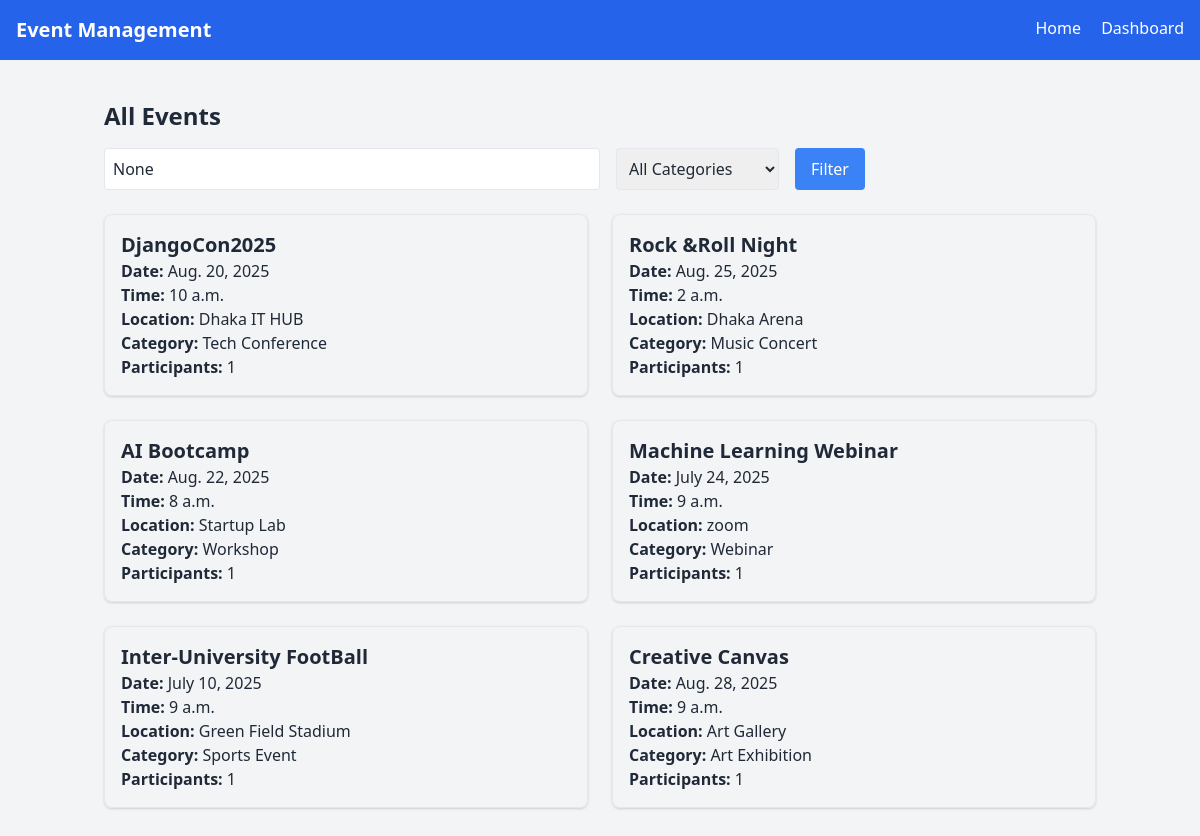
The page / on the database its author committed.
### events/models.py (models this page shows, shortened)
class Event(models.Model):
    name = models.CharField(max_length=200)
    description = models.TextField(blank=True)
    date = models.DateField()
    time = models.TimeField(null=True,blank=True)
    location = models.CharField(max_length=200)
    category = models.ForeignKey(Category, on_delete=models.CASCADE, related_name='events')
    participants = models.ManyToManyField('Participant', blank=True, related_name='events')

class Category(models.Model):
    name=models.CharField(max_length=100)
    description=models.TextField(blank=True)

### events/views.py (the view)
# urls.py: 2. Add a URL to urlpatterns:  path('', views.home, name='home')
def home(request):
    category_id=request.GET.get('category')
    search_query=request.GET.get('q')
    events=Event.objects.select_related('category').prefetch_related('participants').annotate(participant_count=Count('participants'))
    if category_id:
        events=events.filter(category_id=category_id)
    if search_query:
         events = events.filter(Q(name__icontains=search_query) | Q(location__icontains=search_query))
    categories = Category.objects.all()
    return render(request, 'events/home.html', {
        'events': events,
        'categories': categories,
        'selected_category': category_id,
        'search_query': search_query,
    })

### events/templates/events/home.html (shortened to what this page needs)
{% extends "events/base.html" %}
{% load static %}
{% block content %}
<div class="container mx-auto p-4">
    <h1 class="text-2xl font-bold mb-4">All Events</h1>
    <form method="get" class="flex gap-4 mb-6">
        <input type="text" name="q" placeholder="Search by name or location"
            value="{{ search_query }}" class="border p-2 rounded w-1/2">
        <select name="category" class="border p-2 rounded">
            <option value="">All Categories</option>
        </select>
        <button type="submit" class="bg-blue-500 text-white px-4 py-2 rounded">Filter</button>
    </form>
    {% if events %}
        <div class="grid grid-cols-1 md:grid-cols-2 gap-6">
            {% for event in events %}
                <div class="border rounded-lg p-4 shadow">
                    <h2 class="text-xl font-semibold">{{ event.name }}</h2>
                    <p><strong>Date:</strong> {{ event.date }}</p>
                    <p><strong>Time:</strong> {{ event.time }}</p>
                    <p><strong>Location:</strong> {{ event.location }}</p>
                    <p><strong>Category:</strong> {{ event.category.name }}</p>
                    <p><strong>Participants:</strong> {{ event.participant_count }}</p>
                </div>
            {% endfor %}
        </div>
    {% else %}
        <p class="text-gray-500">No events found.</p>
    {% endif %}
</div>
{% endblock %}

### events/templates/events/base.html (shortened to what this page needs)
<!DOCTYPE html>
<html lang="en">
<head>
    <link href="https://cdn.jsdelivr.net/npm/tailwindcss@2.2.19/dist/tailwind.min.css" rel="stylesheet">
</head>
<body class="bg-gray-100 text-gray-800">
    <nav class="bg-blue-600 text-white p-4 flex justify-between">
        <div class="font-bold text-xl">Event Management</div>
        <div class="space-x-4">
            <a href="{% url 'home' %}" class="hover:underline">Home</a>
            <a href="{% url 'dashboard' %}" class="hover:underline">Dashboard</a>
        </div>
    </nav>
    <div class="p-6">
        {% block content %}
        {% endblock %}
    </div>
</body>
</html>

### rows shown on the page
Event: name "DjangoCon2025", date "Aug. 20, 2025", time "10 a.m.", location "Dhaka IT HUB", category.name "Tech Conference", participant_count "1"
Event: name "Rock &Roll Night", date "Aug. 25, 2025", time "2 a.m.", location "Dhaka Arena", category.name "Music Concert", participant_count "1"
Event: name "AI Bootcamp", date "Aug. 22, 2025", time "8 a.m.", location "Startup Lab", category.name "Workshop", participant_count "1"
Event: name "Machine Learning Webinar", date "July 24, 2025", time "9 a.m.", location "zoom", category.name "Webinar", participant_count "1"
Event: name "Inter-University FootBall", date "July 10, 2025", time "9 a.m.", location "Green Field Stadium", category.name "Sports Event", participant_count "1"
Event: name "Creative Canvas", date "Aug. 28, 2025", time "9 a.m.", location "Art Gallery", category.name "Art Exhibition", participant_count "1"
